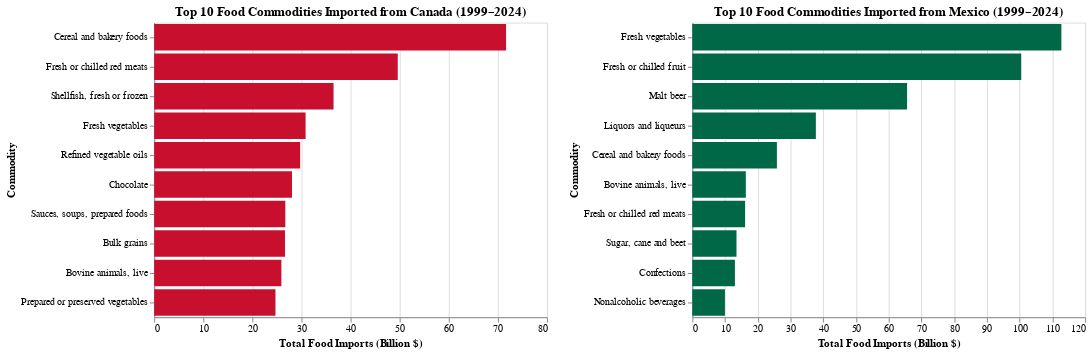

Here is the notebook cell this chart was saved with:
### Markdown cell above
🇺🇸 Pre-2016: Stable North American Trade under NAFTA (1994–2016)

NAFTA, signed in 1994, virtually eliminated tariffs on most agricultural products between the U.S., Mexico, and Canada.

Result: food trade grew steadily —

Canada remained the top exporter of grains, meats, and processed food,

Mexico specialized in fresh produce, beer.

Policy environment: predictable and pro-free trade; minimal political disruption.

🧩 In your chart: relatively smooth, parallel growth in U.S. imports from both countries through 2016.

🏛 2016–2020: Trump Administration — “America First” Trade Policy
🔹 2016 Campaign & Early 2017

Trump campaigned on NAFTA being a “bad deal” and promised to renegotiate or withdraw.

January 2017: U.S. withdrew from TPP (Trans-Pacific Partnership) — signaling a pivot from multilateral to bilateral trade.

April 2017: ordered a NAFTA renegotiation.

Created short-term uncertainty: some Canadian exports slowed, and importers diversified toward Mexico.

🔹 2017–2018: NAFTA Renegotiation Begins

The administration imposed tariffs on steel and aluminum (25% and 10%) on Canada and Mexico.

Canada retaliated with tariffs on U.S. dairy and food products.

Result: rising tension and temporary slowdown in some bilateral food flows.

Negotiations aimed to favor U.S. farmers, but the uncertainty caused many firms to shift sourcing to Mexico (cheaper, flexible supply).

🔹 2018–2019: USMCA Agreement & China Trade War

USMCA signed in late 2018, ratified 2019, took effect July 2020.

Expanded U.S. dairy access to Canada (a small gain for U.S. exporters).

Preserved duty-free trade for most agri-food.

Added stricter rules of origin and labor standards, pushing manufacturers (esp. processed foods) to relocate some production to Mexico.

Simultaneously: U.S.–China trade war began in 2018.

Tariffs on Chinese foods and ingredients (seafood, soy, garlic, etc.)

U.S. importers substituted Chinese goods with Mexican/Canadian suppliers — especially Mexico due to cost advantage.

🧩 In your chart: 2018–2019 often marks an inflection — Mexico’s export line climbing, Canada’s flattening.

🔹 2020: COVID-19 & USMCA Implementation

USMCA went into effect July 1 2020, solidifying North American integration.

Pandemic border controls temporarily disrupted Canadian trucking and logistics.

Mexico’s fresh produce sector rebounded faster, keeping exports high while Canadian shipments lagged due to cold-storage and labor issues.

🧩 In your chart: short dip or divergence around 2020–2021, then Mexico widening its lead.

📈 2021–2024: Biden Administration — Stability & Re-regionalization

Biden maintained USMCA and tariff structures; no return to TPP.

Focus shifted to supply chain resilience and “friend-shoring” — strengthening trade within the Americas.

Inflation and strong dollar increased nominal import values, even if real quantities were stable.

Canada’s exports stabilized; Mexico continued gradual rise in categories like produce, beverages, and processed foods.

### Code cell
top10_canada = (
    df_clean_b
    .filter(pl.col("Country") == "CANADA")
    .group_by("Commodity")
    .agg(pl.col("FoodValue_B").sum().alias("TotalImports_B"))
    .sort("TotalImports_B", descending=True)
    .head(10)
)

top10_mexico = (
    df_clean_b
    .filter(pl.col("Country") == "MEXICO")
    .group_by("Commodity")
    .agg(pl.col("FoodValue_B").sum().alias("TotalImports_B"))
    .sort("TotalImports_B", descending=True)
    .head(10)
)

chart_canada = (
    alt.Chart(top10_canada)
    .mark_bar(color="#C8102E")
    .encode(
        x=alt.X("TotalImports_B:Q", title="Total Food Imports (Billion $)"),
        y=alt.Y("Commodity:N", sort='-x', title="Commodity"),
        tooltip=["Commodity", "TotalImports_B"]
    )
    .properties(
        title="Top 10 Food Commodities Imported from Canada (1999–2024)",
        width=400,
        height=300
    )
)

chart_mexico = (
    alt.Chart(top10_mexico)
    .mark_bar(color="#006847")
    .encode(
        x=alt.X("TotalImports_B:Q", title="Total Food Imports (Billion $)"),
        y=alt.Y("Commodity:N", sort='-x', title="Commodity"),
        tooltip=["Commodity", "TotalImports_B"]
    )
    .properties(
        title="Top 10 Food Commodities Imported from Mexico (1999–2024)",
        width=400,
        height=300
    )
)

chart_canada | chart_mexico

### Figure 1 — Vega-Lite specification as saved in the notebook (floating-point values rounded to 4 significant figures)
{"config": {"view": {"continuousWidth": 300, "continuousHeight": 300}}, "hconcat": [{"data": {"name": "data-3b261ec1b5b711be36a76fb1f1172e36"}, "mark": {"type": "bar", "color": "#C8102E"}, "encoding": {"tooltip": [{"field": "Commodity", "type": "nominal"}, {"field": "TotalImports_B", "type": "quantitative"}], "x": {"field": "TotalImports_B", "title": "Total Food Imports (Billion $)", "type": "quantitative"}, "y": {"field": "Commodity", "sort": "-x", "title": "Commodity", "type": "nominal"}}, "height": 300, "title": "Top 10 Food Commodities Imported from Canada (1999–2024)", "width": 400}, {"data": {"name": "data-77d25e95c46ce0ff0cf603f88efcc28d"}, "mark": {"type": "bar", "color": "#006847"}, "encoding": {"tooltip": [{"field": "Commodity", "type": "nominal"}, {"field": "TotalImports_B", "type": "quantitative"}], "x": {"field": "TotalImports_B", "title": "Total Food Imports (Billion $)", "type": "quantitative"}, "y": {"field": "Commodity", "sort": "-x", "title": "Commodity", "type": "nominal"}}, "height": 300, "title": "Top 10 Food Commodities Imported from Mexico (1999–2024)", "width": 400}], "$schema": "https://vega.github.io/schema/vega-lite/v5.20.1.json", "datasets": {"data-3b261ec1b5b711be36a76fb1f1172e36": [{"Commodity": "Cereal and bakery foods", "TotalImports_B": 71.66}, {"Commodity": "Fresh or chilled red meats", "TotalImports_B": 49.61}, {"Commodity": "Shellfish, fresh or frozen", "TotalImports_B": 36.53}, {"Commodity": "Fresh vegetables", "TotalImports_B": 30.84}, {"Commodity": "Refined vegetable oils", "TotalImports_B": 29.73}, {"Commodity": "Chocolate", "TotalImports_B": 28.07}, {"Commodity": "Sauces, soups, prepared foods", "TotalImports_B": 26.71}, {"Commodity": "Bulk grains", "TotalImports_B": 26.64}, {"Commodity": "Bovine animals, live", "TotalImports_B": 25.91}, {"Commodity": "Prepared or preserved vegetables", "TotalImports_B": 24.7}], "data-77d25e95c46ce0ff0cf603f88efcc28d": [{"Commodity": "Fresh vegetables", "TotalImports_B": 112.7}, {"Commodity": "Fresh or chilled fruit", "TotalImports_B": 100.5}, {"Commodity": "Malt beer", "TotalImports_B": 65.62}, {"Commodity": "Liquors and liqueurs", "TotalImports_B": 37.74}, {"Commodity": "Cereal and bakery foods", "TotalImports_B": 25.84}, {"Commodity": "Bovine animals, live", "TotalImports_B": 16.35}, {"Commodity": "Fresh or chilled red meats", "TotalImports_B": 16.13}, {"Commodity": "Sugar, cane and beet", "TotalImports_B": 13.5}, {"Commodity": "Confections", "TotalImports_B": 13.01}, {"Commodity": "Nonalcoholic beverages", "TotalImports_B": 9.968}]}}
